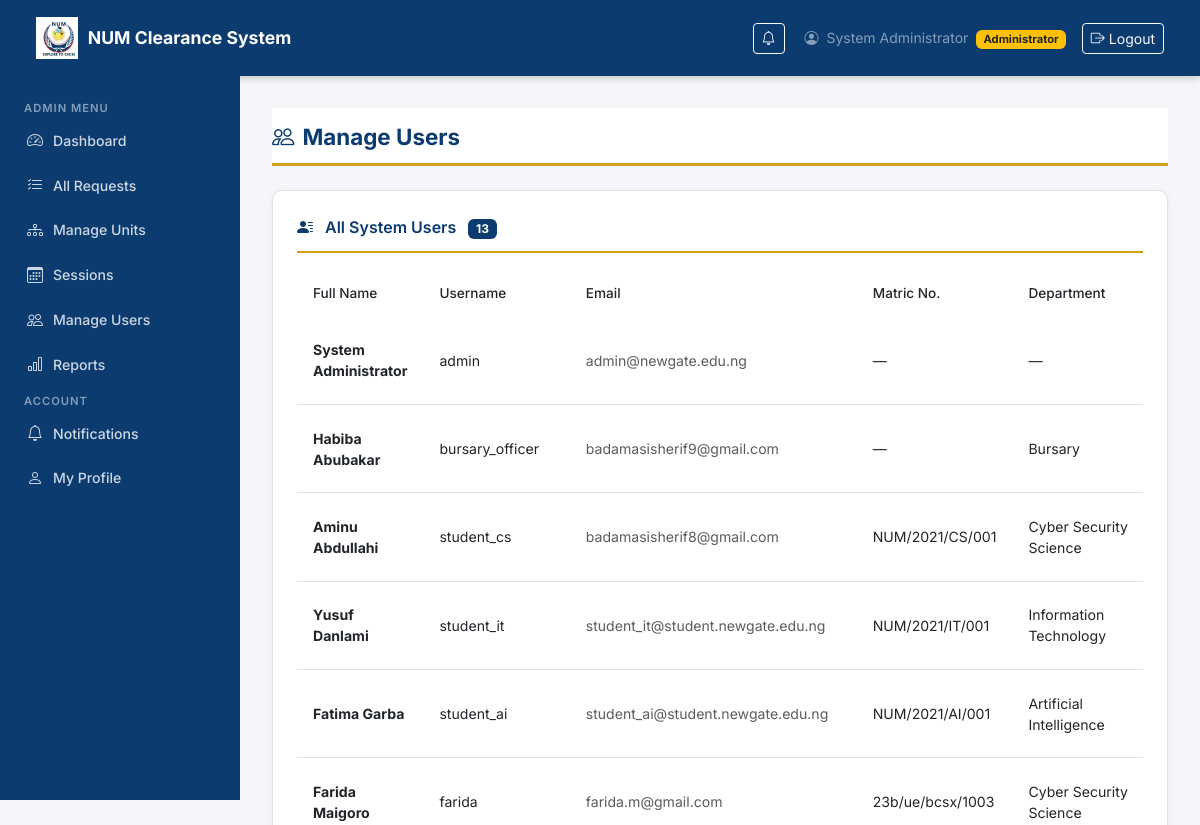
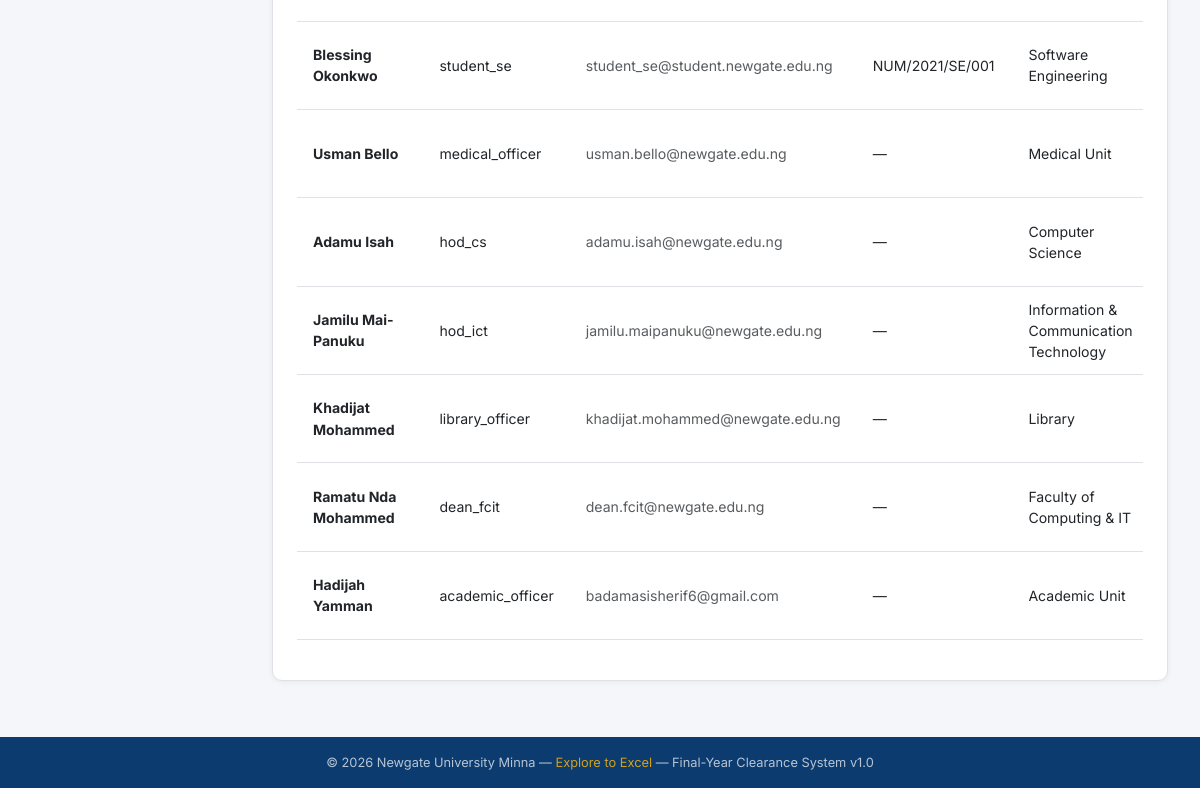
The app's page /accounts/manage-users/ (signed in), older data (2 pictures, top to bottom).
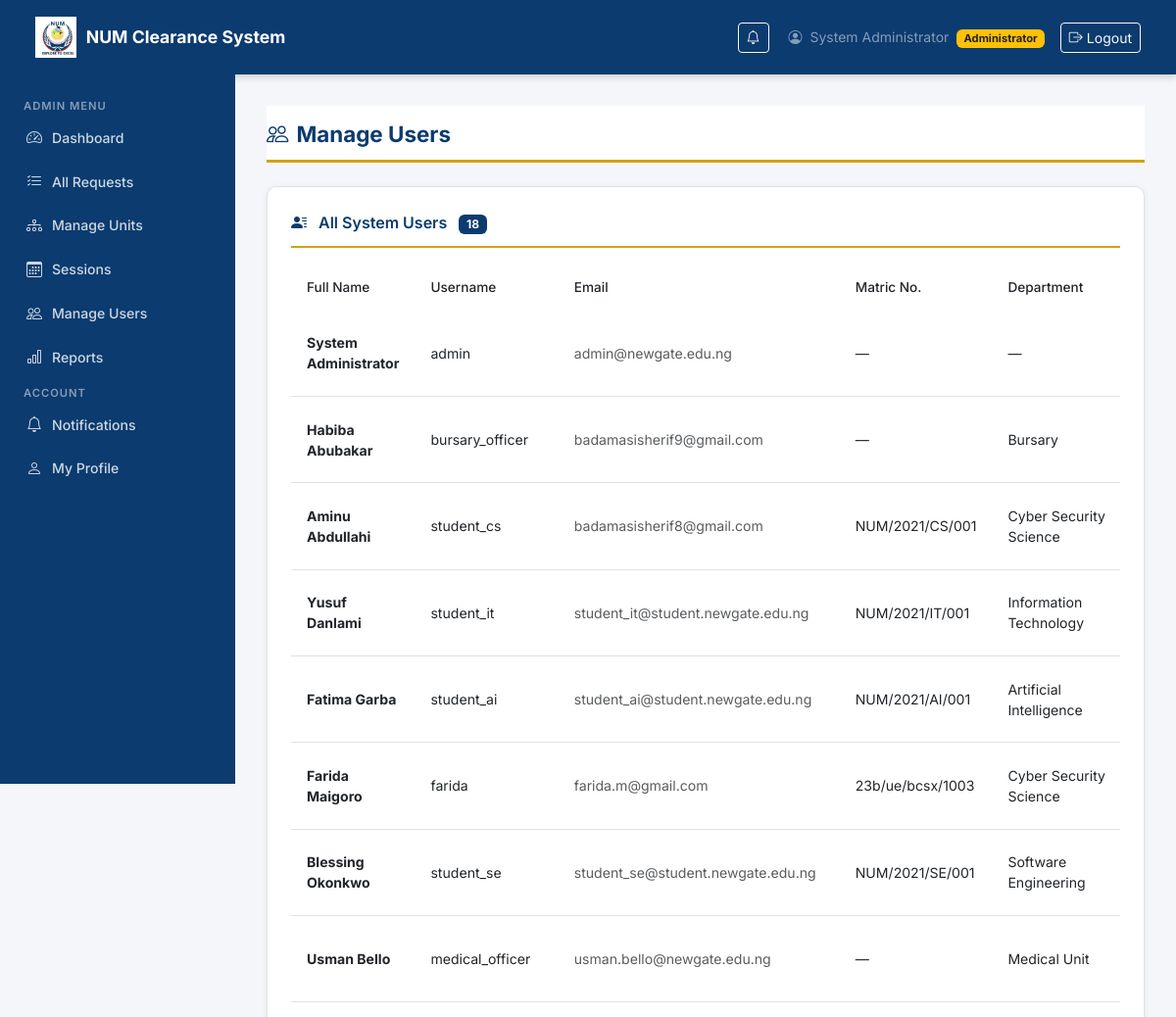
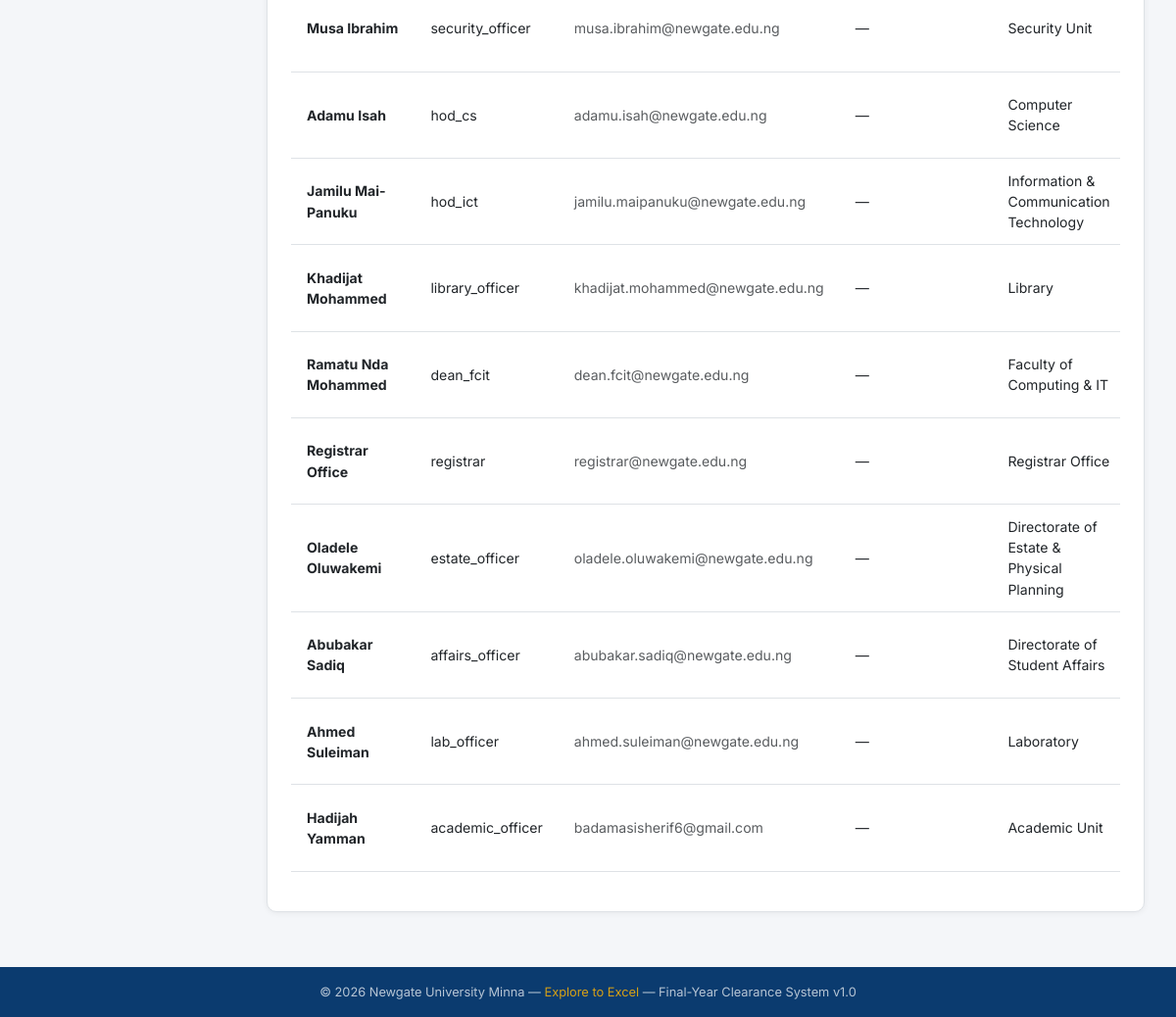
The same page, newer data (2 pictures, top to bottom).
### accounts/models.py (models this page shows, shortened)
class CustomUser(AbstractUser):
    ROLE_CHOICES = [
        ('student',      'Student'),
        ('bursary',      'Bursary Officer'),
        ('unit_officer', 'Unit Officer'),
        ('admin',        'Administrator'),
    ]
    role            = models.CharField(max_length=20, choices=ROLE_CHOICES, default='student')
    matric_number   = models.CharField(max_length=20, blank=True, null=True, unique=True)
    department      = models.CharField(max_length=100, blank=True, null=True)
    phone           = models.CharField(max_length=15, blank=True, null=True)
    is_verified     = models.BooleanField(default=False)
    @property
    def is_student(self):
        return self.role == 'student'
    @property
    def is_bursary(self):
        return self.role == 'bursary'
    @property
    def is_unit_officer(self):
        return self.role == 'unit_officer'
    @property
    def is_admin_user(self):
        return self.role == 'admin'

### accounts/views.py (the view)
# urls.py: path('manage-users/', views.manage_users_view, name='manage_users'),
@login_required
def manage_users_view(request):
    if not request.user.is_admin_user:
        messages.error(request, 'Access denied.')
        return redirect('dashboard')
    users = User.objects.all().order_by('role', 'last_name')
    return render(request, 'accounts/manage_users.html', {'users': users})

### clearance/templatetags/clearance_tags.py (called while the page is built)
@register.simple_tag
def unread_count(user):
    if not user or not user.is_authenticated:
        return 0
    return Notification.objects.filter(
        user=user,
        is_read=False
    ).count()

### templates/accounts/manage_users.html (shortened to what this page needs)
{% extends 'base.html' %}
{% block content %}
<div class="page-header">
  <h1><i class="bi bi-people me-2"></i>Manage Users</h1>
</div>
<div class="num-card">
  <div class="card-title">
    <i class="bi bi-person-lines-fill me-2"></i>
    All System Users
    <span class="badge ms-2"
          style="background:var(--num-navy); color:white;">
      {{ users.count }}
    </span>
  </div>
  <div class="table-responsive">
    <table class="table num-table">
      <thead>
        <tr>
          <th>Full Name</th>
          <th>Username</th>
          <th>Email</th>
          <th>Matric No.</th>
          <th>Department</th>
        </tr>
      </thead>
      <tbody>
        {% for u in users %}
          <tr>
            <td><strong>{{ u.get_full_name|default:"—" }}</strong></td>
            <td>{{ u.username }}</td>
            <td class="small text-muted">{{ u.email|default:"—" }}</td>
            <td>{{ u.matric_number|default:"—" }}</td>
            <td>{{ u.department|default:"—" }}</td>
          </tr>
        {% endfor %}
      </tbody>
    </table>
  </div>
</div>
{% endblock %}

### templates/base.html (shortened to what this page needs)
{% load static clearance_tags %}
<!DOCTYPE html>
<html lang="en">
<head>
  <link href="https://cdn.jsdelivr.net/npm/bootstrap@5.3.0/dist/css/bootstrap.min.css" rel="stylesheet"/>
  <link href="https://cdn.jsdelivr.net/npm/bootstrap-icons@1.11.0/font/bootstrap-icons.css" rel="stylesheet"/>
</head>
<body>
  {% if user.is_authenticated %}
  <nav class="navbar num-navbar">
    <div class="container-fluid">
      <a class="navbar-brand" href="{% url 'dashboard' %}">
        {% load static %}
        <img src="{% static 'images/num-logo.webp' %}" alt="NUM Logo"/>
        <span>NUM Clearance System</span>
      </a>
      <div class="d-flex align-items-center gap-3">
        {% load clearance_tags %}
          {% unread_count request.user as unread %}
        <a href="{% url 'clearance:notifications' %}"
          class="btn btn-sm btn-outline-light position-relative me-1">
          <i class="bi bi-bell"></i>
        </a>
        <span class="text-white-50 small d-none d-md-inline">
          <i class="bi bi-person-circle me-1"></i>
          {{ user.get_full_name|default:user.username }}
          <span class="badge bg-warning text-dark ms-1" style="font-size:0.7rem;">
            {{ user.get_role_display }}
          </span>
        </span>
        <a href="{% url 'logout' %}" class="btn btn-sm btn-outline-light">
          <i class="bi bi-box-arrow-right me-1"></i>Logout
        </a>
      </div>
    </div>
  </nav>
  <div class="sidebar">
    {% if user.is_student %}
      <span class="sidebar-heading">Student Menu</span>
      <a href="{% url 'dashboard' %}"
         class="nav-link {% if request.resolver_match.url_name == 'dashboard' %}active{% endif %}">
        <i class="bi bi-speedometer2"></i> Dashboard
      </a>
      <a href="{% url 'clearance:submit' %}"
         class="nav-link {% if request.resolver_match.url_name == 'submit' %}active{% endif %}">
        <i class="bi bi-send"></i> Submit Clearance
      </a>
      <a href="{% url 'clearance:status' %}"
         class="nav-link {% if request.resolver_match.url_name == 'status' %}active{% endif %}">
        <i class="bi bi-clipboard2-check"></i> My Status
      </a>
    {% elif user.is_admin_user %}
      <span class="sidebar-heading">Admin Menu</span>
      <a href="{% url 'dashboard' %}" class="nav-link">
        <i class="bi bi-speedometer2"></i> Dashboard
      </a>
      <a href="{% url 'clearance:admin_requests' %}" class="nav-link">
        <i class="bi bi-list-check"></i> All Requests
      </a>
      <a href="{% url 'clearance:admin_units' %}" class="nav-link">
        <i class="bi bi-diagram-3"></i> Manage Units
      </a>
      <a href="{% url 'clearance:admin_sessions' %}" class="nav-link {% if request.resolver_match.url_name == 'admin_sessions' %}active{% endif %}">
        <i class="bi bi-calendar3"></i> Sessions
      </a>
      <a href="{% url 'accounts:manage_users' %}" class="nav-link">
        <i class="bi bi-people"></i> Manage Users
      </a>
      <a href="{% url 'clearance:reports' %}" class="nav-link">
        <i class="bi bi-bar-chart"></i> Reports
      </a>
    {% endif %}
    <span class="sidebar-heading" style="margin-top:2rem;">Account</span>
      <a href="{% url 'clearance:notifications' %}"
        class="nav-link {% if request.resolver_match.url_name == 'notifications' %}active{% endif %}">
        <i class="bi bi-bell"></i> Notifications
        {% unread_count request.user as unread %}
      </a>
      <a href="{% url 'accounts:profile' %}" class="nav-link">
        <i class="bi bi-person"></i> My Profile
      </a>
  </div>
  <div class="main-content">
    {% block content %}{% endblock %}
  </div>
  {% else %}
    {% block auth_content %}{% endblock %}
  {% endif %}
  <footer class="num-footer">
    &copy; {% now "Y" %} Newgate University Minna &mdash;
    <span>Explore to Excel</span> &mdash;
    Final-Year Clearance System v1.0
  </footer>
</body>
</html>

### templates/base.html (style rules this page uses)
:root { --num-navy: #0b3b6f; --num-gold: #d4a017; --num-light: #f4f6f9; --num-white: #ffffff; --num-text: #212529; --num-border: #dee2e6; --num-green: #198754; --num-red: #dc3545; }
* { font-family: 'Inter', sans-serif; }
body { background-color: var(--num-light); color: var(--num-text); min-height: 100vh; display: flex; flex-direction: column; }
.num-navbar { background-color: var(--num-navy); padding: 0.75rem 1.5rem; box-shadow: 0 2px 8px rgba(0,0,0,0.2); }
.num-navbar .navbar-brand { color: var(--num-white) !important; font-weight: 700; font-size: 1.1rem; display: flex; align-items: center; gap: 10px; }
.num-navbar .navbar-brand img { height: 42px; width: auto; }
.sidebar { background-color: var(--num-navy); min-height: calc(100vh - 70px); width: 240px; position: fixed; top: 70px; left: 0; padding: 1.5rem 0; z-index: 100; transition: transform 0.3s; }
.sidebar .sidebar-heading { color: rgba(255,255,255,0.5); font-size: 0.7rem; font-weight: 600; text-transform: uppercase; letter-spacing: 1px; padding: 0.5rem 1.5rem; margin-top: 1rem; }
.sidebar .nav-link { color: rgba(255,255,255,0.8); font-size: 0.88rem; font-weight: 500; padding: 0.65rem 1.5rem; display: flex; align-items: center; gap: 10px; border-left: 3px solid transparent; transition: all 0.2s; }
.sidebar .nav-link i { font-size: 1rem; }
.main-content { margin-left: 240px; padding: 2rem; flex: 1; }
.num-card { background: var(--num-white); border: 1px solid var(--num-border); border-radius: 10px; box-shadow: 0 1px 6px rgba(0,0,0,0.06); padding: 1.5rem; margin-bottom: 1.5rem; }
.num-card .card-title { font-size: 1rem; font-weight: 600; color: var(--num-navy); margin-bottom: 1rem; padding-bottom: 0.75rem; border-bottom: 2px solid var(--num-gold); }
.num-table thead { background-color: var(--num-navy); color: var(--num-white); }
.num-table thead th { font-weight: 500; font-size: 0.85rem; padding: 0.85rem 1rem; border: none; }
.num-table tbody td { padding: 0.75rem 1rem; vertical-align: middle; font-size: 0.88rem; }
.page-header { background: var(--num-white); border-bottom: 3px solid var(--num-gold); padding: 1rem 0 0.75rem; margin-bottom: 1.5rem; }
.page-header h1 { font-size: 1.4rem; font-weight: 700; color: var(--num-navy); margin: 0; }
.num-footer { background-color: var(--num-navy); color: rgba(255,255,255,0.7); text-align: center; padding: 1rem; font-size: 0.8rem; margin-top: auto; }
.num-footer span { color: var(--num-gold); }

Row changes from the older to the newer data that the page shows:
added CustomUser: get_full_name "Musa Ibrahim", username "security_officer", email "musa.ibrahim@newgate.edu.ng", matric_number "—", department "Security Unit"
added CustomUser: get_full_name "Registrar Office", username "registrar", email "registrar@newgate.edu.ng", matric_number "—", department "Registrar Office"
added CustomUser: get_full_name "Oladele Oluwakemi", username "estate_officer", email "oladele.oluwakemi@newgate.edu.ng", matric_number "—", department "Directorate of Estate & Physical Planning"
added CustomUser: get_full_name "Abubakar Sadiq", username "affairs_officer", email "abubakar.sadiq@newgate.edu.ng", matric_number "—", department "Directorate of Student Affairs"
added CustomUser: get_full_name "Ahmed Suleiman", username "lab_officer", email "ahmed.suleiman@newgate.edu.ng", matric_number "—", department "Laboratory"
Text that changed along with them:
{{ users.count }}: "13" → "18"
